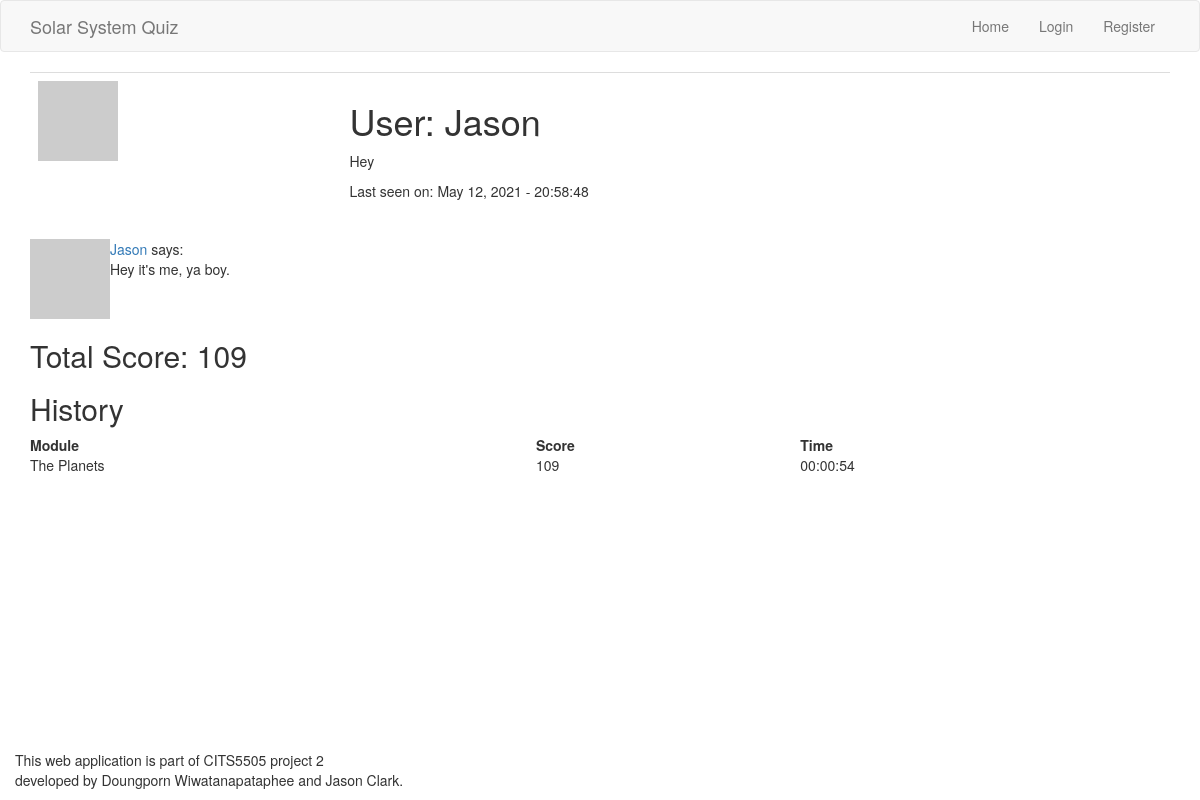
Before: /user/Jason with the older database file.
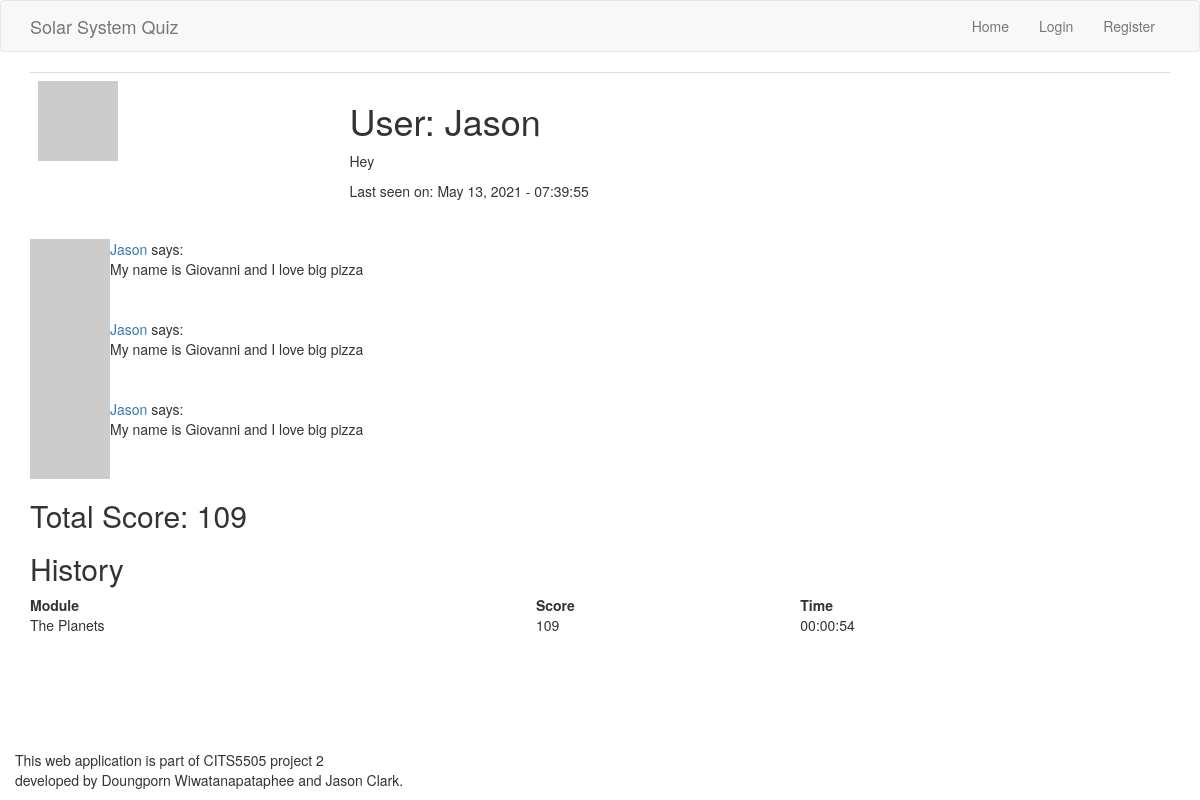
After: the same page with the newer database file.
### app/models.py (models this page shows, shortened)
class User(UserMixin, db.Model):
    __tablename__ = 'user_table'
    id = db.Column(db.Integer, primary_key=True)
    username = db.Column(db.String(64), index=True, unique=True)
    user_type = db.Column(db.String(64))
    email = db.Column(db.String(120), index=True, unique=True)
    password_hash = db.Column(db.String(128))
    posts = db.relationship('Post', backref='author', lazy='dynamic')
    about_me = db.Column(db.String(140))
    last_seen = db.Column(db.DateTime, default=datetime.utcnow)
    score_child = db.relationship("Score", backref = 'user_parent')
    def avatar(self, size):
      digest = md5(self.email.lower().encode('utf-8')).hexdigest()
      return 'https://www.gravatar.com/avatar/{}?d=identicon&s={}'.format(digest, size)

class Post(db.Model):
    id = db.Column(db.Integer, primary_key=True)
    user_id = db.Column(db.Integer, db.ForeignKey('user_table.id')) #user.id
    body = db.Column(db.String(140))
    timestamp = db.Column(db.DateTime, index=True, default=datetime.utcnow)
    page = db.Column(db.String)

class Score(db.Model):
    __tablename__ = 'score'
    id = db.Column(db.Integer, primary_key = True)
    user_id = db.Column(db.Integer, db.ForeignKey('user_table.id'))
    questionset_id = db.Column(db.Integer, db.ForeignKey('questionset.id'))
    score = db.Column(db.Integer)
    time_taken = db.Column(db.Time)

class QuestionSet(db.Model):
    __tablename__ = 'questionset'
    id = db.Column(db.Integer, primary_key = True)
    name = db.Column(db.String(64))
    number_of_questions = db.Column(db.Integer)
    child = db.relationship("CurrentQuestion")
    score_child = db.relationship('Score', backref= 'questionset_parent')

### app/routes.py (the view)
@app.route('/user/<username>', methods = ['GET','POST'])
def user_profile(username):
    user = User.query.filter_by(username=username).first_or_404()
    page = request.args.get('page', 1, type=int)
    posts = user.posts.paginate(
      page, app.config['POSTS_PER_PAGE'], False)
    score_dict = [] # initialise module score dictionary
    total = 0       # initialise total score as zero
    user_scores = Score.query.filter_by(user_id=user.id).all()
    for score in user_scores:
        score_dict.append({'module': score.questionset_id}) # append scores for each learning module
        total += score.score    # add total score
        scoreSorted = Score.query.filter_by(user_id=user.id).order_by(Score.score.desc()).all()
    return render_template('user_profile.html', user=user, score=total, posts=posts.items, scoreSorted = scoreSorted)

### app/routes.py (called while the page is built)
@app.before_request
def before_request():
    from_zone = tz.tzutc()
    to_zone = tz.tzlocal()
    utc = datetime.utcnow()
    utc = utc.replace(tzinfo=from_zone)
    central = utc.astimezone(to_zone)   # convert to local timezone
    if current_user.is_authenticated:
        current_user.last_seen = central
        db.session.commit()

### app/templates/user_profile.html (shortened to what this page needs)
{% extends 'base.html' %}
{% block body %}
<div class="container">
<table class="table table-hover">
    <tr valign="top">
        <td><img src="{{ user.avatar(128) }}"></td>
        <td>
            <h1>User: {{ user.username }}</h1>
            {% if user.about_me %}<p>{{ user.about_me }}</p>{% endif %}
            {% if user.last_seen %}<p>Last seen on: {{ user.last_seen.strftime('%B %d, %Y - %H:%M:%S') }}</p>{% endif %}
        </td>
    </tr>
</table>
</div>
<div class="container">
  {% set page='' %}
  {% for post in posts %}
  {% include '_post.html'%}
  {% endfor %}
</div>
<div class="container">
    <h2>Total Score: {{ score }}</h2>
    <h2>History</h2>
    <table style="width:100%;">
        <thead>
            <tr>
                <th>Module</th>
                <th>Score</th>
                <th>Time</th>
            </tr>
        </thead>
        <tbody>
        {% for score in scoreSorted %}
        {%  if loop.index <= 5  %}
            <tr>
                <td>{{ score.questionset_parent.name }}</td>
                <td>{{ score.score }}</td>
                <td>{{ score.time_taken }}</td>
            </tr>
        {% endif %}
        {% endfor %}
        </tbody>
    </table>
</div>
{% endblock %}

### app/templates/base.html (shortened to what this page needs)
<!DOCTYPE html>
<html lang="en">
<head>
    <link rel="stylesheet" href="https://maxcdn.bootstrapcdn.com/bootstrap/3.4.1/css/bootstrap.min.css">
    <link rel="stylesheet" href="https://cdnjs.cloudflare.com/ajax/libs/font-awesome/4.7.0/css/font-awesome.min.css">
</head>
<body>
    {% block navbar %}
    <nav class="navbar navbar-default">
        <div class="container">
            <div class="navbar-header">
                <a class="navbar-brand" href="{{ url_for('home') }}">Solar System Quiz</a>
            </div>
            <div class="collapse navbar-collapse" id="bs-example-navbar-collapse-1">
                <ul class="nav navbar-nav navbar-right">
                    {% if current_user.is_authenticated %}
                    <li><a href="{{ url_for('home') }}">Home</a></li>
                    <li><a href="{{ url_for('user_profile', username=current_user.username) }}">{{ current_user.username }} Profile</a></li>
                    <li><a href="{{ url_for('logout') }}">Sign Out</a></li>
                    {% else %}
                    <li><a href="{{ url_for('home') }}">Home</a></li>
                    <li><a href="{{ url_for('login') }}">Login</a></li>
                    <li><a href="{{ url_for('register') }}">Register</a></li>
                    {% endif %}
                </ul>
            </div>
        </div>
    </nav>
    {% endblock %}
    {% block body %}{% endblock %}
    <div class="container" style='bottom:0; position:absolute; '>
        <p>This web application is part of CITS5505 project 2 <br>
           developed by Doungporn Wiwatanapataphee and Jason Clark.</p>
</body>
</html>

### app/templates/_post.html (shortened to what this page needs)
<table>
  <tr valign="top">
    <td><img src="{{ post.author.avatar(36) }}"></td>
    <td>
      <a href="{{ url_for('user_profile', username=post.author.username) }}">
        {{ post.author.username }}
      </a>
      says:<br>{{ post.body }}
    </td>
  </tr>
</table>

Changed rows visible on the page:
no longer on this page (row edited): Post: author.username "Jason", body "Hey it's me, ya boy."
changed User "Jason": last_seen "May 12, 2021 - 20:58:48" → "May 13, 2021 - 07:39:55"
added Post: author.username "Jason", body "My name is Giovanni and I love big pizza"
added Post: author.username "Jason", body "My name is Giovanni and I love big pizza"
added Post: author.username "Jason", body "My name is Giovanni and I love big pizza"
